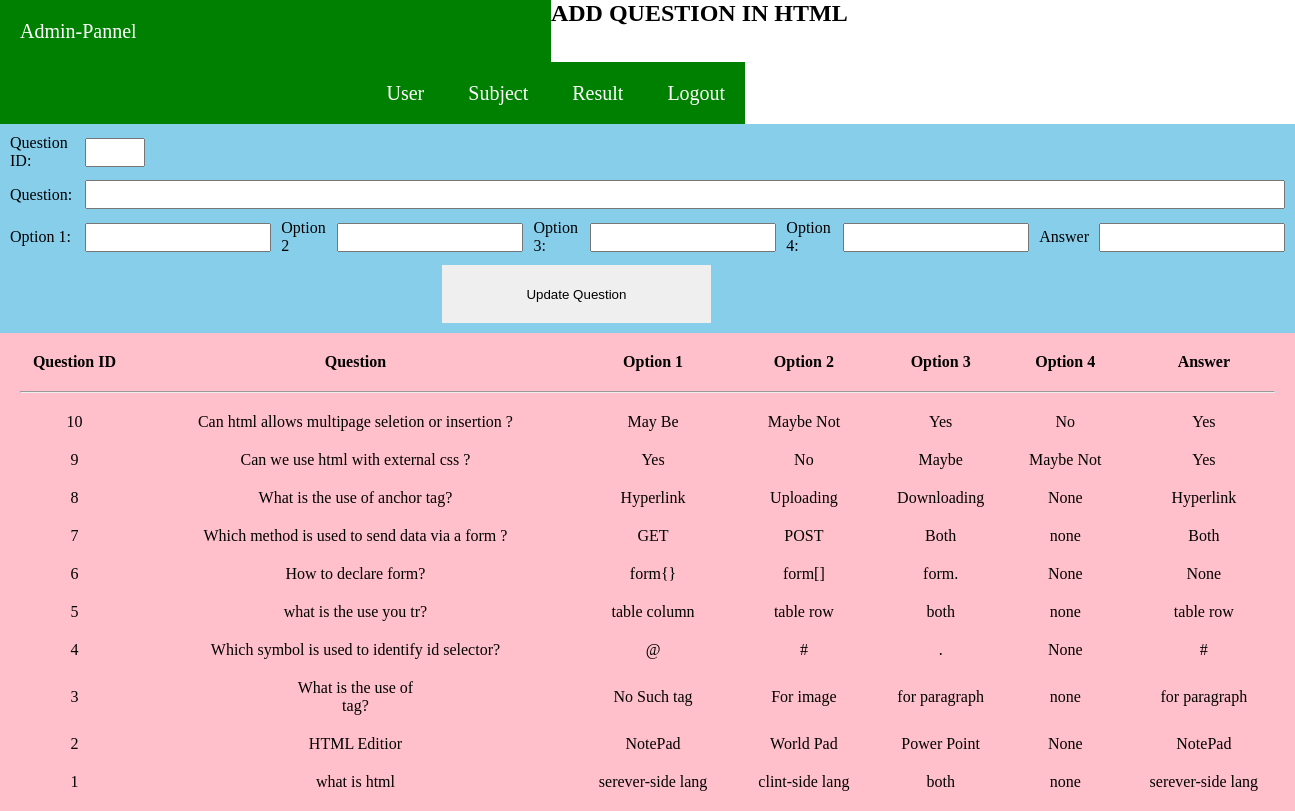
Page /add-ques.php?id=7 on the committed database.
### tables this page shows
CREATE TABLE `subject` (
  `id` int(11) NOT NULL,
  `name` varchar(50) NOT NULL,
  `dt` datetime NOT NULL
);

CREATE TABLE `exam` (
  `id` int(11) NOT NULL,
  `subject` varchar(100) NOT NULL,
  `ques_id` int(11) NOT NULL,
  `ques` varchar(1000) NOT NULL,
  `op1` varchar(100) NOT NULL,
  `op2` varchar(100) NOT NULL,
  `op3` varchar(100) NOT NULL,
  `op4` varchar(100) NOT NULL,
  `ans` varchar(100) NOT NULL
);

### add-ques.php (the view, shortened to what this page needs)
<?php
		include("connection.php");
		include("admin.php");
		$id = $_GET['id'];
		$sql = "SELECT * FROM subject WHERE id = '$id' ";
			$result = $conn->query($sql);
			if ($result->num_rows > 0)
			{
				while($row = $result->fetch_assoc())
				{
				   $subject = $row['name'];
				}
			}
?>
	<div>
		<h2>ADD QUESTION IN <?php echo $subject; ?></h2>
		<div id="admin-ques-add">
			<form action="" method="POST">
				<table cellspacing="10px;">
					<tr>
						<td>
							<label>Question ID:</label>
						</td>
						<td colspan="9">
							<input type="text" name="que_id" class="input" style="width: 5%;">
						</td>
					</tr>
					<tr>
						<td>
							<label>Question:</label>
						</td>
						<td colspan="9">
							<input type="text" name="que" class="input" style="width: 100%;">
						</td>
					</tr>
					<tr>
						<td>
							<label>Option 1:</label>
						</td>
						<td>
							<input type="text" name="op1" class="input">
						</td>
						<td>
							<label>Option 2</label>
						</td>
						<td>
							<input type="text" name="op2" class="input">
						</td>
						<td>
							<label>Option 3:</label>
						</td>
						<td>
							<input type="text" name="op3" class="input">
						</td>
						<td>
							<label>Option 4:</label>
						</td>
						<td>
							<input type="text" name="op4" class="input">
						</td>
						<td>
							<label>Answer</label>
						</td>
						<td>
							<input type="text" name="answ" class="input">
						</td>
					</tr>
					<tr>
						<td colspan="9">
							<input type="submit" name="upload" value="Update Question" id="upload-button">
						</td>
					</tr>
				</table>
			</form>
		</div>
	</div>
	<div id="que-display">
			<form method="POST">
				<table cellspacing="20px">
					<tr>
						<th>Question ID</th>
						<th>Question</th>
						<th>Option 1</th>
						<th>Option 2</th>
						<th>Option 3</th>
						<th>Option 4</th>
						<th>Answer</th>
					</tr>
					<tr>
						<td colspan="8">
							<hr/>
						</td>
					</tr>
			<?php
					$sql = "SELECT * FROM exam WHERE subject = '$subject' order by ques_id desc";
					$result = $conn->query($sql);
					if ($result->num_rows > 0)
					{
						while($row = $result->fetch_assoc())
						{
								$userdata = $row;
			?>
						<tr>
								<td>
									<?php echo $userdata['ques_id']; ?>
								</td>
								<td>
									<?php echo $userdata['ques']; ?>
								</td>
								<td>
									<?php echo $userdata['op1']; ?>
								</td>
								<td>
									<?php echo $userdata['op2']; ?>
								</td>
								<td>
									<?php echo $userdata['op3']; ?>
								</td>
								<td>
									<?php echo $userdata['op4']; ?>
								</td>
								<td>
									<?php echo $userdata['ans']; ?>
								</td>
						</tr>
			<?php
						}
					}
			?>
					</table>
				</form>
	</div>

### style.css (style rules this page uses)
* { padding: 0%; margin: 0%; }
.input { padding: 5px 0px 5px 5px; }
#admin-ques-add form table { background-color: skyblue; width: 100%; }
#upload-button { margin-left: 40%; width: 25%; padding: 2%; border: transparent; }
#que-display { background-color: pink; }
#que-display form table { text-align: center; width: 100%; }

### rows in the picture
subject: name "HTML"
exam: ques "10", ques "Can html allows multipage seletion or insertion ?", op1 "May Be", op2 "Maybe Not", op3 "Yes", op4 "No", ans "Yes"
exam: ques "9", ques "Can we use html with external css ?", op1 "Yes", op2 "No", op3 "Maybe", op4 "Maybe Not", ans "Yes"
exam: ques "8", ques "What is the use of anchor tag?", op1 "Hyperlink", op2 "Uploading", op3 "Downloading", op4 "None", ans "Hyperlink"
exam: ques "7", ques "Which method is used to send data via a form ?", op1 "GET", op2 "POST", op3 "Both", op4 "none", ans "Both"
exam: ques "6", ques "How to declare form?", op1 "form{}", op2 "form[]", op3 "form.", op4 "None", ans "None"
exam: ques "5", ques "what is the use you tr?", op1 "table column", op2 "table row", op3 "both", op4 "none", ans "table row"
exam: ques "4", ques "Which symbol is used to identify id selector?", op1 "@", op2 "#", op3 ".", op4 "None", ans "#"
exam: ques "3", ques "What is the use of tag?", op1 "No Such tag", op2 "For image", op3 "for paragraph", op4 "none", ans "for paragraph"
exam: ques "2", ques "HTML Editior", op1 "NotePad", op2 "World Pad", op3 "Power Point", op4 "None", ans "NotePad"
exam: ques "1", ques "what is html", op1 "serever-side lang", op2 "clint-side lang", op3 "both", op4 "none", ans "serever-side lang"
